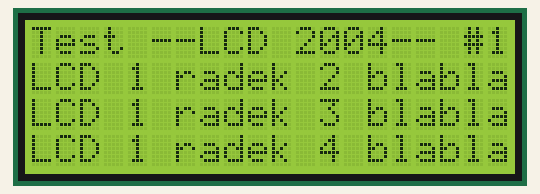
Bench run of a program on a simulated Raspberry Pi (BCM pin numbers). Parts: 20×4 character LCD. At 21.0 s the program stops and its outputs stay as they are.

Above: at 0.8 s.

The program:

lcd_2004_2pcs_01.py
```python
# requires RPi_I2C_driver.py
import RPi_I2C_driver
from time import *

LCD_ADDRESS_1 = 0x3F
LCD_ADDRESS_2 = 0x3E

mylcd_1 = RPi_I2C_driver.lcd(LCD_ADDRESS_1)
mylcd_2 = RPi_I2C_driver.lcd(LCD_ADDRESS_2)

mylcd_1.lcd_clear()
mylcd_2.lcd_clear()


# test 2
mylcd_1.lcd_display_string("Test --LCD 2004-- #1", 1)
mylcd_1.lcd_display_string("LCD 1 radek 2 blabla", 2)
mylcd_1.lcd_display_string("LCD 1 radek 3 blabla", 3)
mylcd_1.lcd_display_string("LCD 1 radek 4 blabla", 4)

mylcd_2.lcd_display_string("Test --LCD 2004-- #2", 1)
mylcd_2.lcd_display_string("LCD 2 radek 2 blabla", 2)
mylcd_2.lcd_display_string("LCD 2 radek 3 blabla", 3)
mylcd_2.lcd_display_string("LCD 2 radek 4 blabla", 4)


sleep(20) # 2 sec delay

exit(0)

mylcd_1.lcd_clear()
mylcd_2.lcd_clear()

# let's define a custom icon, consisting of 6 individual characters
# 3 chars in the first row and 3 chars in the second row
fontdata1 = [
        # Char 0 - Upper-left
        [ 0x00, 0x00, 0x03, 0x04, 0x08, 0x19, 0x11, 0x10 ],
        # Char 1 - Upper-middle
        [ 0x00, 0x1F, 0x00, 0x00, 0x00, 0x11, 0x11, 0x00 ],
        # Char 2 - Upper-right
        [ 0x00, 0x00, 0x18, 0x04, 0x02, 0x13, 0x11, 0x01 ],
        # Char 3 - Lower-left
        [ 0x12, 0x13, 0x1b, 0x09, 0x04, 0x03, 0x00, 0x00 ],
        # Char 4 - Lower-middle
        [ 0x00, 0x11, 0x1f, 0x1f, 0x0e, 0x00, 0x1F, 0x00 ],
        # Char 5 - Lower-right
        [ 0x09, 0x19, 0x1b, 0x12, 0x04, 0x18, 0x00, 0x00 ],
        # Char 6 - my test
	[ 0x1f,0x0,0x4,0xe,0x0,0x1f,0x1f,0x1f],
]

# Load logo chars (fontdata1)
mylcd_1.lcd_load_custom_chars(fontdata1)


# Write first three chars to row 1 directly
mylcd_1.lcd_write(0x80)
mylcd_1.lcd_write_char(0)
mylcd_1.lcd_write_char(1)
mylcd_1.lcd_write_char(2)
# Write next three chars to row 2 directly
mylcd_1.lcd_write(0xC0)
mylcd_1.lcd_write_char(3)
mylcd_1.lcd_write_char(4)
mylcd_1.lcd_write_char(5)
sleep(2)

mylcd_1.lcd_clear()

mylcd_1.lcd_display_string_pos("Testing",1,1) # row 1, column 1
sleep(1)
mylcd_1.lcd_display_string_pos("Testing",2,3) # row 2, column 3
sleep(1)
mylcd_1.lcd_clear()

# Now let's define some more custom characters
fontdata2 = [
        # Char 0 - left arrow
        [ 0x1,0x3,0x7,0xf,0xf,0x7,0x3,0x1 ],
        # Char 1 - left one bar
        [ 0x10,0x10,0x10,0x10,0x10,0x10,0x10,0x10 ],
        # Char 2 - left two bars
        [ 0x18,0x18,0x18,0x18,0x18,0x18,0x18,0x18 ],
        # Char 3 - left 3 bars
        [ 0x1c,0x1c,0x1c,0x1c,0x1c,0x1c,0x1c,0x1c ],
        # Char 4 - left 4 bars
        [ 0x1e,0x1e,0x1e,0x1e,0x1e,0x1e,0x1e,0x1e ],
        # Char 5 - left start
        [ 0x0,0x1,0x3,0x7,0xf,0x1f,0x1f,0x1f ],
        # Char 6 -
        # [ ],
]

# Load logo chars from the second set
mylcd_1.lcd_load_custom_chars(fontdata2)

block = chr(255) # block character, built-in

# display two blocks in columns 5 and 6 (i.e. AFTER pos. 4) in row 1
# first draw two blocks on 5th column (cols 5 and 6), starts from 0
mylcd_1.lcd_display_string_pos(block * 2,1,4)

#
pauza = 0.2 # define duration of sleep(x)
#
# now draw cust. chars starting from col. 7 (pos. 6)

pos = 6
mylcd_1.lcd_display_string_pos(unichr(1),1,6)
sleep(pauza)

mylcd_1.lcd_display_string_pos(unichr(2),1,pos)
sleep(pauza)

mylcd_1.lcd_display_string_pos(unichr(3),1,pos)
sleep(pauza)

mylcd_1.lcd_display_string_pos(unichr(4),1,pos)
sleep(pauza)

mylcd_1.lcd_display_string_pos(block,1,pos)
sleep(pauza)

# and another one, same as above, 1 char-space to the right
pos = pos +1 # increase column by one

mylcd_1.lcd_display_string_pos(unichr(1),1,pos)
sleep(pauza)
mylcd_1.lcd_display_string_pos(unichr(2),1,pos)
sleep(pauza)
mylcd_1.lcd_display_string_pos(unichr(3),1,pos)
sleep(pauza)
mylcd_1.lcd_display_string_pos(unichr(4),1,pos)
sleep(pauza)
mylcd_1.lcd_display_string_pos(block,1,pos)
sleep(pauza)


#
# now again load first set of custom chars - smiley
mylcd_1.lcd_load_custom_chars(fontdata1)

mylcd_1.lcd_display_string_pos(unichr(0),1,9)
mylcd_1.lcd_display_string_pos(unichr(1),1,10)
mylcd_1.lcd_display_string_pos(unichr(2),1,11)
mylcd_1.lcd_display_string_pos(unichr(3),2,9)
mylcd_1.lcd_display_string_pos(unichr(4),2,10)
mylcd_1.lcd_display_string_pos(unichr(5),2,11)

sleep(2)
mylcd_1.lcd_clear()
sleep(1)
mylcd_1.backlight(0)
```

RPi_I2C_driver.py
```python
# -*- coding: utf-8 -*-
"""
Compiled, mashed and generally mutilated 2014-2015 by Denis Pleic
Made available under GNU GENERAL PUBLIC LICENSE

# Modified Python I2C library for Raspberry Pi
# as found on http://www.recantha.co.uk/blog/?p=4849
# Joined existing 'i2c_lib.py' and 'lcddriver.py' into a single library
# added bits and pieces from various sources
# By DenisFromHR (Denis Pleic)
# 2015-02-10, ver 0.1

"""

import smbus
from time import *

class i2c_device:
   def __init__(self, addr, port=1):
      self.addr = addr
      self.bus = smbus.SMBus(port)

# Write a single command
   def write_cmd(self, cmd):
      self.bus.write_byte(self.addr, cmd)
      sleep(0.0001)

# Write a command and argument
   def write_cmd_arg(self, cmd, data):
      self.bus.write_byte_data(self.addr, cmd, data)
      sleep(0.0001)

# Write a block of data
   def write_block_data(self, cmd, data):
      self.bus.write_block_data(self.addr, cmd, data)
      sleep(0.0001)

# Read a single byte
   def read(self):
      return self.bus.read_byte(self.addr)

# Read
   def read_data(self, cmd):
      return self.bus.read_byte_data(self.addr, cmd)

# Read a block of data
   def read_block_data(self, cmd):
      return self.bus.read_block_data(self.addr, cmd)


# LCD Address
#ADDRESS = 0x27
#ADDRESS = 0x3F
#ADDRESS = 0x3E

# commands
LCD_CLEARDISPLAY = 0x01
LCD_RETURNHOME = 0x02
LCD_ENTRYMODESET = 0x04
LCD_DISPLAYCONTROL = 0x08
LCD_CURSORSHIFT = 0x10
LCD_FUNCTIONSET = 0x20
LCD_SETCGRAMADDR = 0x40
LCD_SETDDRAMADDR = 0x80

# flags for display entry mode
LCD_ENTRYRIGHT = 0x00
LCD_ENTRYLEFT = 0x02
LCD_ENTRYSHIFTINCREMENT = 0x01
LCD_ENTRYSHIFTDECREMENT = 0x00

# flags for display on/off control
LCD_DISPLAYON = 0x04
LCD_DISPLAYOFF = 0x00
LCD_CURSORON = 0x02
LCD_CURSOROFF = 0x00
LCD_BLINKON = 0x01
LCD_BLINKOFF = 0x00

# flags for display/cursor shift
LCD_DISPLAYMOVE = 0x08
LCD_CURSORMOVE = 0x00
LCD_MOVERIGHT = 0x04
LCD_MOVELEFT = 0x00

# flags for function set
LCD_8BITMODE = 0x10
LCD_4BITMODE = 0x00
LCD_2LINE = 0x08
LCD_1LINE = 0x00
LCD_5x10DOTS = 0x04
LCD_5x8DOTS = 0x00

# flags for backlight control
LCD_BACKLIGHT = 0x08
LCD_NOBACKLIGHT = 0x00

En = 0b00000100 # Enable bit
Rw = 0b00000010 # Read/Write bit
Rs = 0b00000001 # Register select bit

class lcd:
   #initializes objects and lcd
   def __init__(self, address):
      self.lcd_device = i2c_device(address)

      self.lcd_write(0x03)
      self.lcd_write(0x03)
      self.lcd_write(0x03)
      self.lcd_write(0x02)

      self.lcd_write(LCD_FUNCTIONSET | LCD_2LINE | LCD_5x8DOTS | LCD_4BITMODE)
      self.lcd_write(LCD_DISPLAYCONTROL | LCD_DISPLAYON)
      self.lcd_write(LCD_CLEARDISPLAY)
      self.lcd_write(LCD_ENTRYMODESET | LCD_ENTRYLEFT)
      sleep(0.2)


   # clocks EN to latch command
   def lcd_strobe(self, data):
      self.lcd_device.write_cmd(data | En | LCD_BACKLIGHT)
      sleep(.0005)
      self.lcd_device.write_cmd(((data & ~En) | LCD_BACKLIGHT))
      sleep(.0001)

   def lcd_write_four_bits(self, data):
      self.lcd_device.write_cmd(data | LCD_BACKLIGHT)
      self.lcd_strobe(data)

   # write a command to lcd
   def lcd_write(self, cmd, mode=0):
      self.lcd_write_four_bits(mode | (cmd & 0xF0))
      self.lcd_write_four_bits(mode | ((cmd << 4) & 0xF0))

   # write a character to lcd (or character rom) 0x09: backlight | RS=DR<
   # works!
   def lcd_write_char(self, charvalue, mode=1):
      self.lcd_write_four_bits(mode | (charvalue & 0xF0))
      self.lcd_write_four_bits(mode | ((charvalue << 4) & 0xF0))


   # put string function
   def lcd_display_string(self, string, line):
      if line == 1:
         self.lcd_write(0x80)
      if line == 2:
         self.lcd_write(0xC0)
      if line == 3:
         self.lcd_write(0x94)
      if line == 4:
         self.lcd_write(0xD4)

      for char in string:
         self.lcd_write(ord(char), Rs)

   # clear lcd and set to home
   def lcd_clear(self):
      self.lcd_write(LCD_CLEARDISPLAY)
      self.lcd_write(LCD_RETURNHOME)

   # define backlight on/off (lcd.backlight(1); off= lcd.backlight(0)
   def backlight(self, state): # for state, 1 = on, 0 = off
      if state == 1:
         self.lcd_device.write_cmd(LCD_BACKLIGHT)
      elif state == 0:
         self.lcd_device.write_cmd(LCD_NOBACKLIGHT)

   # add custom characters (0 - 7)
   def lcd_load_custom_chars(self, fontdata):
      self.lcd_write(0x40);
      for char in fontdata:
         for line in char:
            self.lcd_write_char(line)

   # define precise positioning (addition from the forum)
   def lcd_display_string_pos(self, string, line, pos):
    if line == 1:
      pos_new = pos
    elif line == 2:
      pos_new = 0x40 + pos
    elif line == 3:
      pos_new = 0x14 + pos
    elif line == 4:
      pos_new = 0x54 + pos

    self.lcd_write(0x80 + pos_new)

    for char in string:
      self.lcd_write(ord(char), Rs)
```
